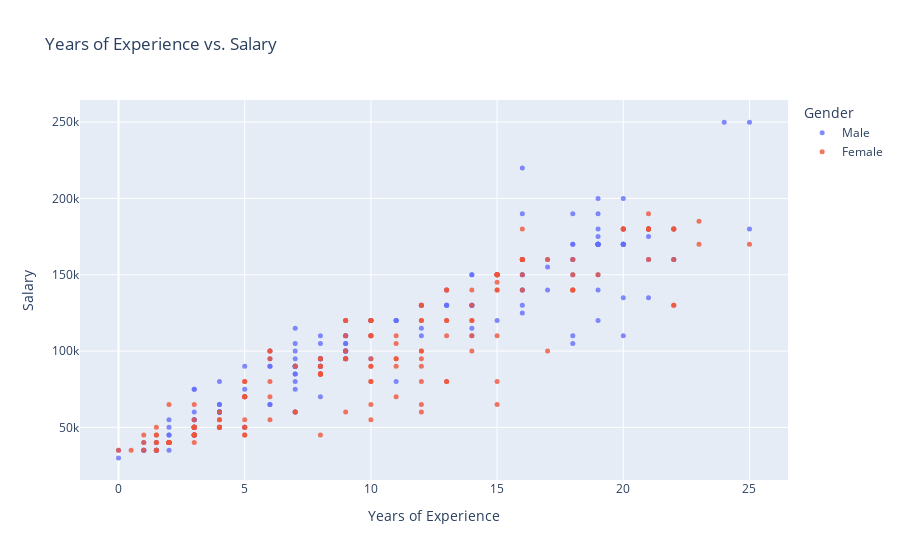

The code cell stored with this chart in its notebook:
### Markdown cell above
### Years of Experience and Salary

Let's now visualize the relationship between an employee's years of experience on the job and their salary using another scatter plot. Again, each point will represent a particular employee, and we will color the points based on gender.

### Code cell
fig = px.scatter(data, 
                 x='Years of Experience', 
                 y='Salary', 
                 color='Gender', 
                 opacity=0.8, 
                 hover_data=['Job Title'], 
                 title='Years of Experience vs. Salary')
fig.update_traces(marker_size=5)
fig.show()

### Figure 1 — Plotly figure (JSON) as saved in the notebook; plotly's stock layout.template omitted (floating-point values rounded to 4 significant figures; data arrays with more than 128 entries replaced by an {"elided": "..."} marker saying what was removed)
{"data": [{"customdata": {"elided": "193x1 str values"}, "hovertemplate": "Gender=Male<br>Years of Experience=%{x}<br>Salary=%{y}<br>Job Title=%{customdata[0]}<extra></extra>", "legendgroup": "Male", "marker": {"color": "#636efa", "opacity": 0.8, "size": 5, "symbol": "circle"}, "mode": "markers", "name": "Male", "orientation": "v", "showlegend": true, "type": "scatter", "x": {"elided": "193 float values"}, "xaxis": "x", "y": {"elided": "193 int values"}, "yaxis": "y"}, {"customdata": {"elided": "179x1 str values"}, "hovertemplate": "Gender=Female<br>Years of Experience=%{x}<br>Salary=%{y}<br>Job Title=%{customdata[0]}<extra></extra>", "legendgroup": "Female", "marker": {"color": "#EF553B", "opacity": 0.8, "size": 5, "symbol": "circle"}, "mode": "markers", "name": "Female", "orientation": "v", "showlegend": true, "type": "scatter", "x": {"elided": "179 float values"}, "xaxis": "x", "y": {"elided": "179 int values"}, "yaxis": "y"}], "layout": {"legend": {"title": {"text": "Gender"}, "tracegroupgap": 0}, "title": {"text": "Years of Experience vs. Salary"}, "xaxis": {"anchor": "y", "domain": [0, 1], "title": {"text": "Years of Experience"}}, "yaxis": {"anchor": "x", "domain": [0, 1], "title": {"text": "Salary"}}}}
